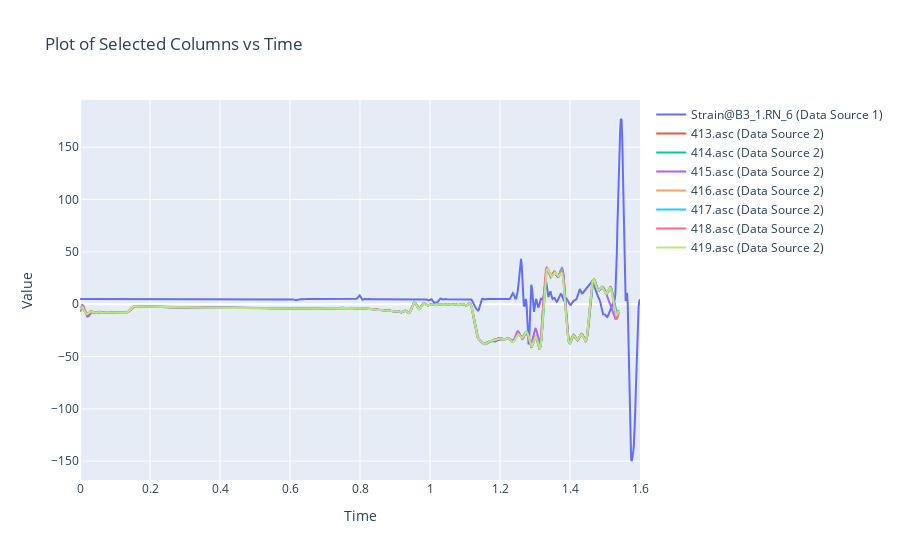

Write notebook code for a chart like this one.
### Code cell
import mod as dp
import plotly.graph_objs as go

# Define paths
path1 = r"D:\OneDrive\Articles\10.Working\[D21][20211009]ContactMechanics\MBD.jl\plots\adams2\MR_door (run 29)_out2.csv"
path2 = r"D:\OneDrive\Articles\10.Working\[D21][20211009]ContactMechanics\MBD.jl\plots\adams2\6\GFO_MG U3_export.csv"

# Load data
df1, df2 = dp.load_data(path1, path2)

# Define parameters
selected_columns1 = ['Strain@B3_1.RN_6']
start_time1 = 98.4
end_time1 = 100
selected_columns2 = ['413.asc','414.asc','415.asc','416.asc','417.asc','418.asc','419.asc']  # Replace with actual column names
start_time2 = 0
end_time2 = 2
data_amount = 8
smoothing_method = 'Fourier Filter'
window_sizes1 = [999]*9
window_sizes2 = [70]*9

# Filter data
filtered_df1, filtered_df2, selected_columns1, selected_columns2 = dp.filter_data(df1, df2, start_time1, end_time1, start_time2, end_time2, selected_columns1, selected_columns2, data_amount)
#print(filtered_df1)
# Apply scaling
filtered_df1 = dp.apply_scaling(filtered_df1, selected_columns1)
#print(filtered_df1)
# Apply smoothing
filtered_df1, filtered_df2 = dp.apply_smoothing(filtered_df1, filtered_df2, selected_columns1, selected_columns2, smoothing_method, window_sizes1, window_sizes2)

# Create figure
fig = dp.create_figure(filtered_df1, filtered_df2, selected_columns1, selected_columns2, start_time1)

# Show the figure (or save it)
fig.show()  # Or use fig.write_image("output.png") to save the figure as an image

### Figure 1 — Plotly figure (JSON) as saved in the notebook; plotly's stock layout.template omitted (floating-point values rounded to 4 significant figures; data arrays with more than 128 entries replaced by an {"elided": "..."} marker saying what was removed)
{"data": [{"mode": "lines", "name": "Strain@B3_1.RN_6 (Data Source 1)", "type": "scatter", "x": {"elided": "820 float values"}, "y": {"elided": "820 float values"}}, {"mode": "lines", "name": "413.asc (Data Source 2)", "type": "scatter", "x": {"elided": "1540 float values"}, "y": {"elided": "1540 float values"}}, {"mode": "lines", "name": "414.asc (Data Source 2)", "type": "scatter", "x": {"elided": "1540 float values"}, "y": {"elided": "1540 float values"}}, {"mode": "lines", "name": "415.asc (Data Source 2)", "type": "scatter", "x": {"elided": "1540 float values"}, "y": {"elided": "1540 float values"}}, {"mode": "lines", "name": "416.asc (Data Source 2)", "type": "scatter", "x": {"elided": "1540 float values"}, "y": {"elided": "1540 null values"}}, {"mode": "lines", "name": "417.asc (Data Source 2)", "type": "scatter", "x": {"elided": "1540 float values"}, "y": {"elided": "1540 float values"}}, {"mode": "lines", "name": "418.asc (Data Source 2)", "type": "scatter", "x": {"elided": "1540 float values"}, "y": {"elided": "1540 float values"}}, {"mode": "lines", "name": "419.asc (Data Source 2)", "type": "scatter", "x": {"elided": "1540 float values"}, "y": {"elided": "1540 float values"}}], "layout": {"autosize": true, "title": {"text": "Plot of Selected Columns vs Time"}, "xaxis": {"autorange": true, "range": [0, 1.6], "title": {"text": "Time"}, "type": "linear"}, "yaxis": {"autorange": true, "range": [-168.0, 195.1], "title": {"text": "Value"}, "type": "linear"}}}
